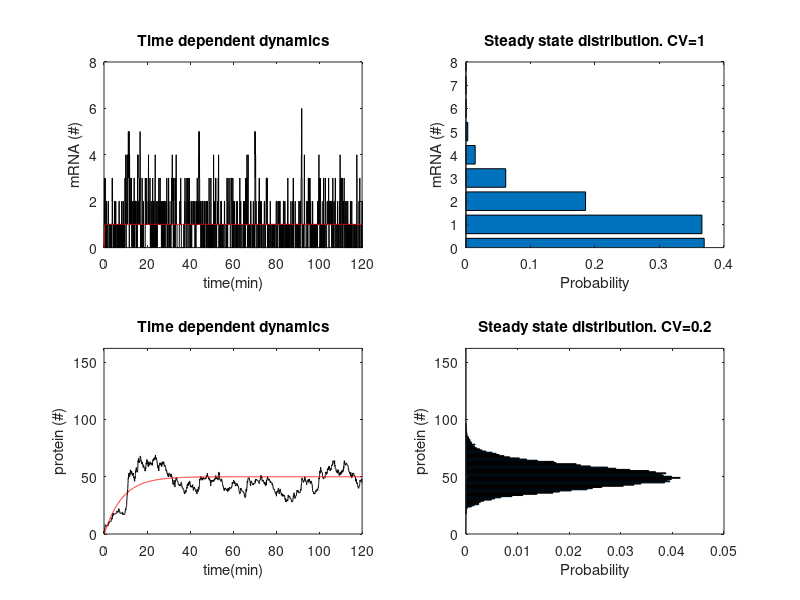

MATLAB code to generate this figure:
%clear; clc;


%% SIMULATE THE PROCESS USING THE GILLESPIE ALGORITHM.
%Modeling single-gene expression. mRNA molecules are transcribed at rate
%kR from the template DNA strand. Proteins are translated at a rate kP from
%each mRNA molecule. Proteins and mRNA degrade at rates gP and gR,
%respectively. 

%define our parameters
gR=0.1;     %1/sec
gP=0.002;   %1/sec
kR=0.1;    %1/sec   0.01
kP=0.1;       %1/sec  i.e. b=kP/gR  1

%define the reaction propensities
Rsyn = @(r,p) kR;
Rdeg = @(r,p) gR*r;
Psyn = @(r,p) kP*r;
Pdeg = @(r,p) gP*p;

%define the time variable and the end time
time = 0;
endTime = 3600 * 100; % in seconds

%initial condition
mRNA = 0;
protein = 0;

% define when we should output, and a matrix to store the results
dtForOutput = 1; % output every second
nextOutputTime = time+dtForOutput; % set the time to output next
results = zeros(endTime/dtForOutput,3); %array to store output
results(1,:) = [time mRNA protein];
lastResults = results(1,:);
resultIndex = 2;

%define the list of reaction propensities based on the initial
%conditions and parameters.
propensities = [ ...
    Rsyn(mRNA,protein)... %reaction 1: transcription of a gene into a transcript
    Rdeg(mRNA,protein)... %reaction 2: degradation of a transcript
    Psyn(mRNA,protein)... %reaction 3: translation of a transcript into a protein
    Pdeg(mRNA,protein)... %reaction 4: degradation of a protein
    ];

% generate our random number ahead of time for efficiency, save it
% to a matrix called randNums.  We also need a counter to determine
% which random number to use: Gillespie's algorithm uses 2 random numbers
% at each step.
numberOfRandomNums = 5000000;
randNums = rand(numberOfRandomNums,2); 
rIndex = 1;

% begin the main simulation loop of the algorithm
while time < endTime
    
    % step 0, if we used up all random numbers, generate a new batch
    if ( rIndex > numberOfRandomNums )
        fprintf('time = %4.2f Used all random numbers. Generating new batch\n',time);
        randNums = rand(numberOfRandomNums,2); 
        rIndex = 1;
    end
    
    % step 1, generate the time to the next event (requires us
    % to calculate the total propensity of the system! The total 
    % propensity is used to generate a random number exponentialy 
    % distributed). 
    rtot = sum(propensities);
    tau = -(1/rtot)*log(randNums(rIndex,1));
    
    % step 2, select the next reaction to fire- first we have to
    % draw a random number between 0 and the total propensity sum
    %value = rand(1)*rtot; %
    value = randNums(rIndex,2)*rtot;
    
    % step2 / step 3, actually fire the reaction by updating the
    % counts based on 'value' that we generated.  
    
    % based on the value and the running sum, we can fire the selected rxn.
    if ( value < propensities(1) )
        % reaction 1 fires: transcription
        mRNA = mRNA + 1;
       % fprintf('r1\n');
    elseif ( value < propensities(1)+propensities(2) )
        % reaction 2: degradation of one transcript
        mRNA = mRNA - 1;
       % fprintf('r2\n');
    elseif ( value < propensities(1)+propensities(2)+propensities(3) )
        % reaction 3: translation
        protein = protein + 1;
       % fprintf('r2\n');
    elseif ( value < propensities(1)+propensities(2)+propensities(3)+propensities(4) )
        % reaction 4: degradation of a protein
        protein = protein - 1;
       % fprintf('r2\n');
    else
        % we should never get here, but we may if there are numerical
        % errors or if you calculated your propensities incorrectly
        fprintf('numerical errors.  quitting'); break;  
    end


    % step 4, update the propensities and the simulation time
    propensities = [ 
        Rsyn(mRNA,protein) ...
        Rdeg(mRNA,protein) ...
        Psyn(mRNA,protein) ...
        Pdeg(mRNA,protein) ];
    time = time + tau;
    rIndex = rIndex+1;
    
    % step 5, generate results from the simulation by saving it to 
    % our results output matrix.  Only generate output when the simulation
    % time exceeds the nextOutputTime.  
    if time>nextOutputTime
        
        % if we jumped over the nextOutputTime we need to update our array
        while time>nextOutputTime
           results(resultIndex,:) = [nextOutputTime lastResults(2) lastResults(3)];
           nextOutputTime = nextOutputTime + dtForOutput;
           resultIndex = resultIndex+1; 
           if nextOutputTime>endTime
               break;
           end;
        end;
        
    end
        
    % store results of last jump in case next we jump beyond storage point 
    % and need to store intermediate time points
    lastResults = [time mRNA protein];
    
end;

%% PLOTS
Rmax = 8;   %max(results(:,2))+1;
Pmax = 162; %max(results(:,3))+1;
tmax = 3600*2;

tt=results(:,1); %time axis

figure;
linestyle = 'k-';
subplot(2,2,1); 
%plot the number of mRNA molecules for one sample trajectory of the stochastic system
plot(tt/60,results(:,2),linestyle);           
xlabel('time(min)'); ylabel('mRNA (#)');
axis([0,tmax/60,0,Rmax]);
title('Time dependent dynamics');
hold on; 
%plot the mean number of mRNA as a function of time
plot(tt/60,(kR/gR)*(1-exp(-gR*tt)),'r');
hold off;

subplot(2,2,3); 
%plot the number of proteins for one sample trajectory of the stochastic system
plot(tt/60,results(:,3),linestyle);
xlabel('time(min)'); ylabel('protein (#)');
axis([0,tmax/60,0,Pmax]);
title('Time dependent dynamics');
hold on; 
%plot the mean number of protein as a function of time
plot(tt/60,(kR*kP/gR/gP).*(1-(gP.*exp(-gR.*tt)-gR.*exp(-gP.*tt))./(gP-gR)),'r');
hold off;

%If we wait long enough (How much???) the system will forget about the
%initial condition and the system will tend towards the steady state
%distribution. 

ndrop=3600*3; %number of time points to drop to ensure system reached steady state 
Rcv = sqrt(var(results(ndrop:end,2)))/mean(results(ndrop:end,2));
Pcv = sqrt(var(results(ndrop:end,3)))/mean(results(ndrop:end,3));

subplot(2,2,2); 
[pR,Rbins] = hist(results(ndrop:end,2),0:max(results(:,2)));
pR = pR/sum(pR);
barh(Rbins,pR);
ylabel('mRNA (#)'); xlabel('Probability');
ylim([0,Rmax]);
title(strcat('Steady state distribution. CV=',num2str(Rcv,2)));

subplot(2,2,4); 
[pP,Pbins] = hist(results(ndrop:end,3),0:max(results(:,3)));
pP = pP/sum(pP);
barh(Pbins,pP);
ylabel('protein (#)'); xlabel('Probability');
ylim([0,Pmax]);
title(strcat('Steady state distribution. CV=',num2str(Pcv,2)));
